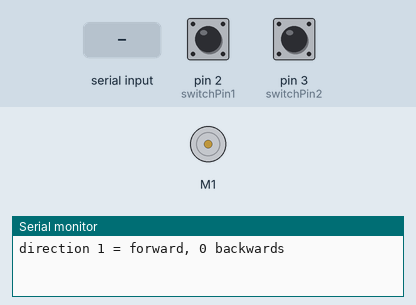
Simulated run of this sketch. Board: Arduino Uno, built with avr-gcc and run on an emulated ATmega328P. Parts: DC motor (green arrow = forward, orange = backward, longer = faster), the last lines printed to the serial monitor. Inputs (shaded band) come from the test bench; at power-on: pin 3 (switchPin2) LOW, pin 2 (switchPin1) LOW.

Above: at 1.2 s.
1.3 s: "90,45\n" received over Serial
At 3.5 s:
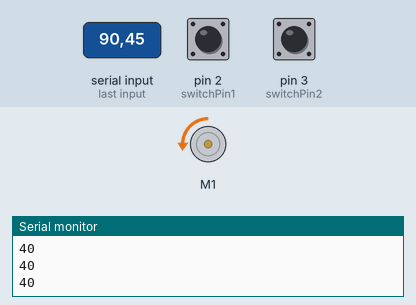
3.8 s: pin 3 (switchPin2) pulled HIGH for 0.15 s
At 4.7 s:
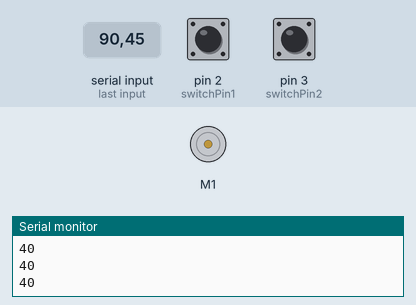
5.4 s: "1\n" received over Serial
At 5.8 s:
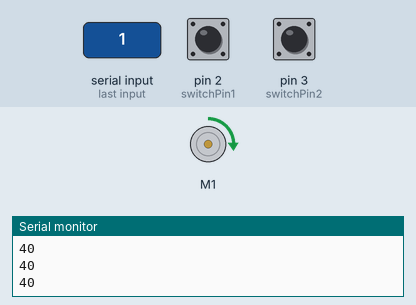
6.9 s: pin 2 (switchPin1) pulled HIGH for 0.15 s
At 9.0 s:
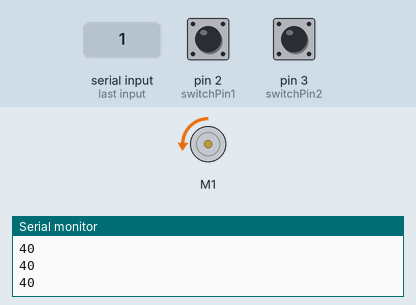
9.5 s: pin 3 (switchPin2) pulled HIGH for 1 s
At 10.2 s:
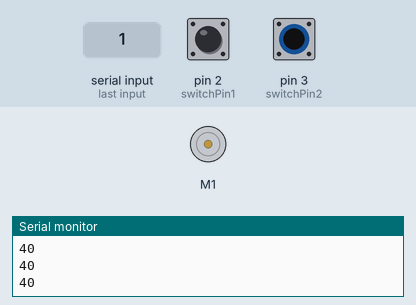
Timing chart, 0 to 12.5 s (numbered marks = the images above; inputs shaded):
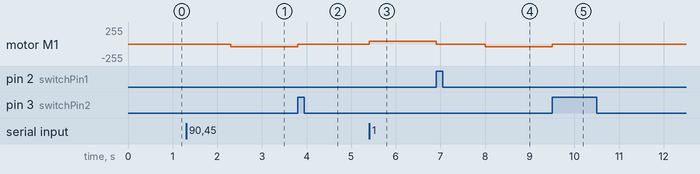

Measured:
- after the input at 1.3 s, motor M1: stopped → backward 40/255 after 1.0 s
- after the input at 3.8 s, motor M1: backward 40/255 → stopped at once
- after the input at 5.4 s, motor M1: stopped → forward 40/255 at once
- after the input at 6.9 s, motor M1: forward 40/255 → stopped at once, → backward 40/255 1.1 s later
- after the input at 9.5 s, motor M1: backward 40/255 → stopped at once

The sketch:

motorControlCode.ino
```cpp
#include <AFMotor.h>

AF_DCMotor motor(1); //using M1


//pins connected to wall switch
int switchPin1 = 2;
int switchPin2 = 3;

//ints keeping track of position
int button1State = 0;
int button2State = 0;

void setup() {
  // turn on motor
  Serial.begin(9600);

  //set switches as outputs
  pinMode(switchPin1, INPUT);
  pinMode(switchPin2, INPUT);

  //request serial input
  while (! Serial);
        Serial.println ("direction 1 = forward, 0 backwards ");
  }


void loop() {
  //get serial input
  if (Serial.available()) {
     int speed = Serial.parseInt();
     Serial.println(speed);
     dc(speed);
  }

}


//update position of motor
void dc(int speed) {
     if (speed == 1 ) {
        motor.run(FORWARD);
        button1State = digitalRead(switchPin1);

        while (button1State != 1) {
           motor.setSpeed(40);
           delay(10);
           Serial.println(40);
           button1State = digitalRead(switchPin1);
        }
        motor.run(RELEASE);
        delay(100);
    }


   if ( speed == 0) {
      int i = 0;
      motor.run(BACKWARD);
      button2State = digitalRead(switchPin2);
      while (button2State != 1) {
            motor.setSpeed(40);
            Serial.println(40);
            delay(10);
            button2State = digitalRead(switchPin2);

      }
      motor.run(RELEASE);
      delay(100);
   }

}
```
